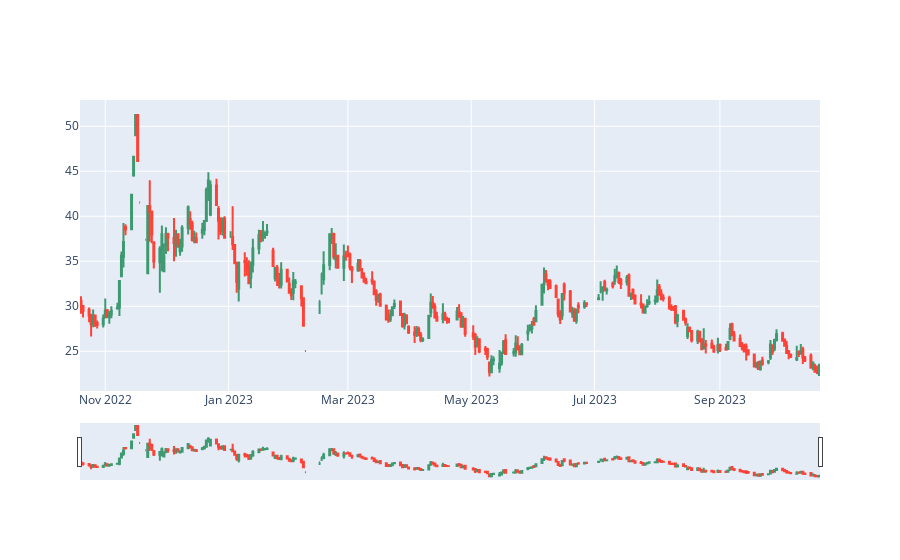

The code cell stored with this chart in its notebook:
### Code cell
fig=go.Figure()
fig.add_trace(
    go.Candlestick(x=data.index,open=data.open,close=data.close,high=data.high,low=data.low)
)

### Figure 1 — Plotly figure (JSON) as saved in the notebook; plotly's stock layout.template omitted (floating-point values rounded to 4 significant figures; data arrays with more than 128 entries replaced by an {"elided": "..."} marker saying what was removed)
{"data": [{"close": {"elided": "251 float values"}, "high": {"elided": "251 float values"}, "low": {"elided": "251 float values"}, "open": {"elided": "251 float values"}, "type": "candlestick", "x": {"elided": "251 str values"}}], "layout": {}}
